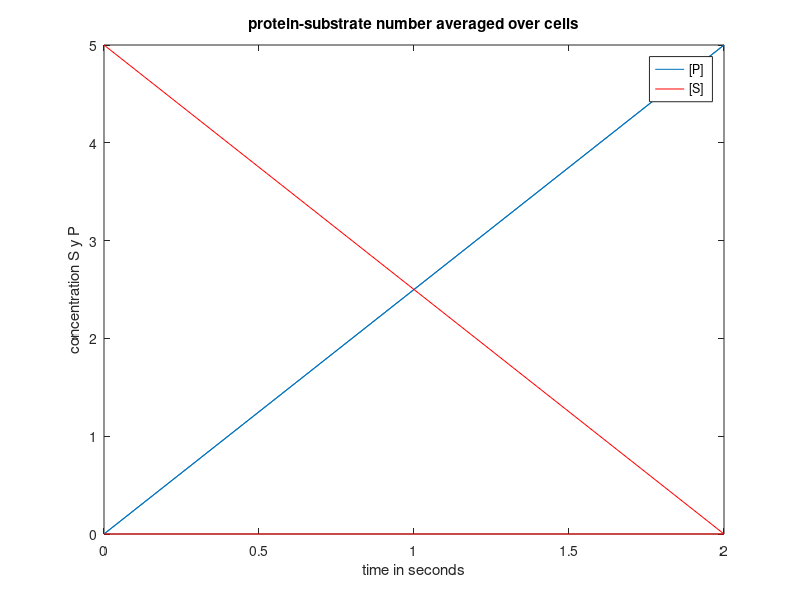

Write MATLAB code to recreate this figure.
%stochastic implementation (Gillespie SSA) of enzimatic reactions
%Figure 3.3 Ingalls
%the network#1 is simply  S+E <--> C --> E+P . with propensity: a1=k1*N_s*N_e,
%a_1=k_1*N_c, b=k2*N_c
%where N_x is the
%number of molecules of X
%Network#2  S --> P , propensity: a=k*N_s
% reaction s+e=c (c1) % k1=30;
% reaction c=s+e (c2) % k11=1;%k11=k-1
% reaction c=e+p (c3) % k2=10;
% parameters of the reaction system, nens=nb of cells, timelimit= length
%    of running time, itime is length of file which gives time 
% dependence of proteins or averages
clc; clear all; close all;
 
     NC=1;
     t_end=1000; %end time
     t_sample=1; %sample interval for gathering data
%  parameters:reaction rates
      k1=30;
      k2=1;
      k3=10;
k=1; %counter for waitbar update 
alpha=10^2; %parameter for updating waitbar (increase for shorter runtime)
tic
w=waitbar(0,'running SSA...');
for  is=1:NC
%  initialization
      s=5;
      e=1;
      c=0;
      p=0;
      t=0; %start time 
      %%%arrays to store results
j=1; %counter for arrays
t_array(1,t_end/t_sample)=zeros(1); t_array(1,j)=t; %time array and initial value
s_array(1,t_end/t_sample)=zeros(1); s_array(1,j)=s; %substrate array and initial value
p_array(1,t_end/t_sample)=zeros(1); p_array(1,j)=p; %product array and initial value

     while t < t_end
       %calculate rxn propensities
    a = [k1*s*e k2*c k3*c];
    %combined rxn hazard
    a0 = sum(a);
    %calculate time to next event
    r1=rand;
    while r1 == 0,
        r1=rand;
    end
    tau=-(1./a0)*log(r1);
    %update time
    t = t + tau;
    %determine next reaction
    i=1; mu=0; amu=0; r2=rand;
    while amu < r2*a0,
        mu = mu + 1;
        amu = amu + a(i); 
        i = i + 1;				
    end   
      if (mu == 1) 
      s=s-1;
      e=e-1;
      c=c+1;
      elseif(mu == 2)
      c=c-1;
      s=s+1;
      e=e+1;
      elseif(mu == 3) 
      p=p+1;
      c=c-1;
      e=e+1;
      end 
      %store/output time and species
    if t >= j*t_sample
        j=j+1;
        t_array(1,j)=j;
        s_array(1,j)=s;
        p_array(1,j)=p;
      sub(:,NC)=s_array(1,j);
      pro(:,NC)=p_array(1,j);
      time(:,NC)=t_array(1,j);
    end 
    end 
 %update waitbar
    if t >= k*alpha*t_sample
        k=k+1;
        waitbar(t/t_end)
    end     
end
close(w)
toc
figure(1) 
plot(t_array,p_array)
hold on
plot(t_array,s_array,'r')
        title('protein-substrate number averaged over cells')
        legend('[P]','[S]','Location','best');
        xlabel('time in seconds')
        ylabel('concentration S y P')
        %axis([0 0.5 0 10]);
